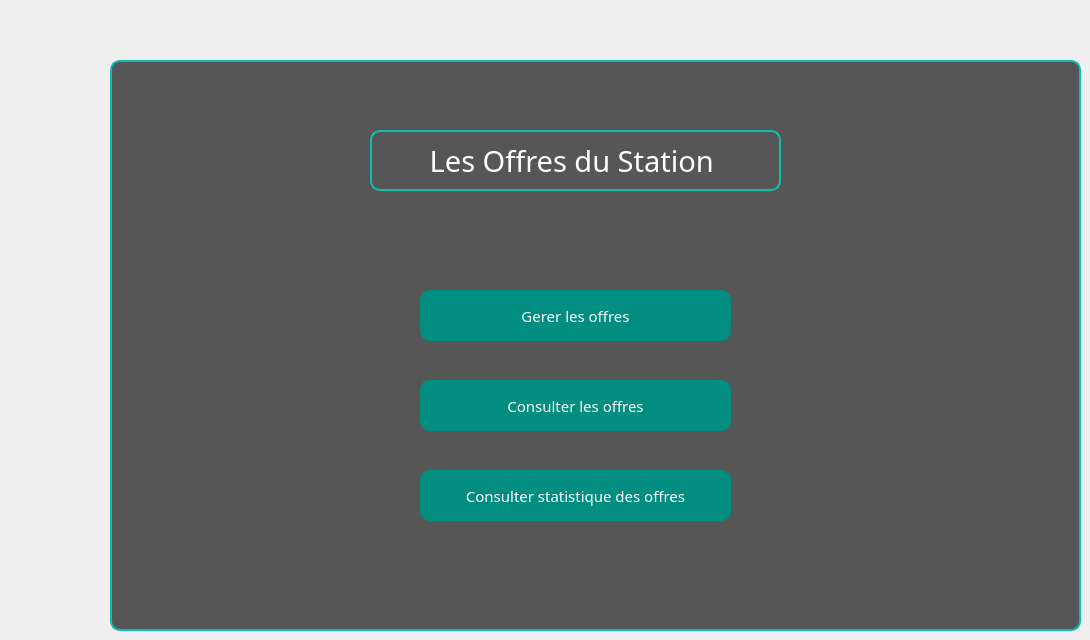
           <widget class="QWidget" name="tab_2">
            <attribute name="icon">
             <iconset resource="media.qrc">
              <normaloff>:/images/img/menu.svg</normaloff>:/images/img/menu.svg</iconset>
            </attribute>
            <attribute name="title">
             <string/>
            </attribute>
            <widget class="QLabel" name="label_28">
             <property name="geometry">
              <rect>
               <x>110</x>
               <y>60</y>
               <width>971</width>
               <height>571</height>
              </rect>
             </property>
             <property name="font">
              <font>
               <family>Poppins</family>
               <kerning>true</kerning>
              </font>
             </property>
             <property name="styleSheet">
              <string notr="true">border:2px solid rgb(14,189,175);
border-radius:10px;
background-color:rgb(86,86,86);
color:#fff;</string>
             </property>
             <property name="text">
              <string/>
             </property>
             <property name="pixmap">
              <pixmap>../../Downloads/black-gold-marble-texture_125540-835.jpg</pixmap>
             </property>
             <property name="scaledContents">
              <bool>true</bool>
             </property>
            </widget>
            <widget class="QPushButton" name="pushButton_menu_gerer">
             <property name="geometry">
              <rect>
               <x>420</x>
               <y>290</y>
               <width>311</width>
               <height>51</height>
              </rect>
             </property>
             <property name="font">
              <font>
               <family>Poppins</family>
               <pointsize>11</pointsize>
              </font>
             </property>
             <property name="styleSheet">
              <string notr="true">border: 1px solid rgb(1, 141, 127);
border-radius:10px;
background-color:rgb(1, 141, 127);
color:#fff;
text-align: center;</string>
             </property>
             <property name="text">
              <string>Gerer les offres</string>
             </property>
            </widget>
            <widget class="QPushButton" name="pushButton_menu_consulter">
             <property name="geometry">
              <rect>
               <x>420</x>
               <y>380</y>
               <width>311</width>
               <height>51</height>
              </rect>
             </property>
             <property name="font">
              <font>
               <family>Poppins</family>
               <pointsize>11</pointsize>
              </font>
             </property>
             <property name="styleSheet">
              <string notr="true">border: 1px solid rgb(1, 141, 127);
border-radius:10px;
background-color:rgb(1, 141, 127);
color:#fff;
text-align: center;</string>
             </property>
             <property name="text">
              <string>Consulter les offres</string>
             </property>
            </widget>
            <widget class="QPushButton" name="pushButton_menu_stat">
             <property name="geometry">
              <rect>
               <x>420</x>
               <y>470</y>
               <width>311</width>
               <height>51</height>
              </rect>
             </property>
             <property name="font">
              <font>
               <family>Poppins</family>
               <pointsize>11</pointsize>
              </font>
             </property>
             <property name="styleSheet">
              <string notr="true">border: 1px solid rgb(1, 141, 127);
border-radius:10px;
background-color:rgb(1, 141, 127);
color:#fff;
text-align: center;</string>
             </property>
             <property name="text">
              <string>Consulter statistique des offres</string>
             </property>
            </widget>
            <widget class="QLabel" name="label_29">
             <property name="geometry">
              <rect>
               <x>370</x>
               <y>130</y>
               <width>411</width>
               <height>61</height>
              </rect>
             </property>
             <property name="palette">
              <palette>
               <active>
                <colorrole role="WindowText">
                 <brush brushstyle="SolidPattern">
                  <color alpha="255">
                   <red>255</red>
                   <green>255</green>
                   <blue>255</blue>
                  </color>
                 </brush>
                </colorrole>
                <colorrole role="Button">
                 <brush brushstyle="SolidPattern">
                  <color alpha="255">
                   <red>86</red>
                   <green>86</green>
                   <blue>86</blue>
                  </color>
                 </brush>
                </colorrole>
                <colorrole role="Text">
                 <brush brushstyle="SolidPattern">
                  <color alpha="255">
                   <red>255</red>
                   <green>255</green>
                   <blue>255</blue>
                  </color>
                 </brush>
                </colorrole>
                <colorrole role="ButtonText">
                 <brush brushstyle="SolidPattern">
                  <color alpha="255">
                   <red>255</red>
                   <green>255</green>
                   <blue>255</blue>
                  </color>
                 </brush>
                </colorrole>
                <colorrole role="Base">
                 <brush brushstyle="SolidPattern">
                  <color alpha="255">
                   <red>86</red>
                   <green>86</green>
                   <blue>86</blue>
                  </color>
                 </brush>
                </colorrole>
                <colorrole role="Window">
                 <brush brushstyle="SolidPattern">
                  <color alpha="255">
                   <red>86</red>
                   <green>86</green>
                   <blue>86</blue>
                  </color>
                 </brush>
                </colorrole>
                <colorrole role="PlaceholderText">
                 <brush brushstyle="SolidPattern">
                  <color alpha="128">
                   <red>248</red>
                   <green>248</green>
                   <blue>248</blue>
                  </color>
                 </brush>
                </colorrole>
               </active>
               <inactive>
                <colorrole role="WindowText">
                 <brush brushstyle="SolidPattern">
                  <color alpha="255">
                   <red>255</red>
                   <green>255</green>
                   <blue>255</blue>
                  </color>
                 </brush>
                </colorrole>
                <colorrole role="Button">
                 <brush brushstyle="SolidPattern">
                  <color alpha="255">
                   <red>86</red>
                   <green>86</green>
                   <blue>86</blue>
                  </color>
                 </brush>
                </colorrole>
                <colorrole role="Text">
                 <brush brushstyle="SolidPattern">
                  <color alpha="255">
                   <red>255</red>
                   <green>255</green>
                   <blue>255</blue>
                  </color>
                 </brush>
                </colorrole>
                <colorrole role="ButtonText">
                 <brush brushstyle="SolidPattern">
                  <color alpha="255">
                   <red>255</red>
                   <green>255</green>
                   <blue>255</blue>
                  </color>
                 </brush>
                </colorrole>
                <colorrole role="Base">
                 <brush brushstyle="SolidPattern">
                  <color alpha="255">
                   <red>86</red>
                   <green>86</green>
                   <blue>86</blue>
                  </color>
                 </brush>
                </colorrole>
                <colorrole role="Window">
                 <brush brushstyle="SolidPattern">
                  <color alpha="255">
                   <red>86</red>
                   <green>86</green>
                   <blue>86</blue>
                  </color>
                 </brush>
                </colorrole>
                <colorrole role="PlaceholderText">
                 <brush brushstyle="SolidPattern">
                  <color alpha="128">
                   <red>248</red>
                   <green>248</green>
                   <blue>248</blue>
                  </color>
                 </brush>
                </colorrole>
               </inactive>
               <disabled>
                <colorrole role="WindowText">
                 <brush brushstyle="SolidPattern">
                  <color alpha="255">
                   <red>255</red>
                   <green>255</green>
                   <blue>255</blue>
                  </color>
                 </brush>
                </colorrole>
                <colorrole role="Button">
                 <brush brushstyle="SolidPattern">
                  <color alpha="255">
                   <red>86</red>
                   <green>86</green>
                   <blue>86</blue>
                  </color>
                 </brush>
                </colorrole>
                <colorrole role="Text">
                 <brush brushstyle="SolidPattern">
                  <color alpha="255">
                   <red>255</red>
                   <green>255</green>
                   <blue>255</blue>
                  </color>
                 </brush>
                </colorrole>
                <colorrole role="ButtonText">
                 <brush brushstyle="SolidPattern">
                  <color alpha="255">
                   <red>255</red>
                   <green>255</green>
                   <blue>255</blue>
                  </color>
                 </brush>
                </colorrole>
                <colorrole role="Base">
                 <brush brushstyle="SolidPattern">
                  <color alpha="255">
                   <red>86</red>
                   <green>86</green>
                   <blue>86</blue>
                  </color>
                 </brush>
                </colorrole>
                <colorrole role="Window">
                 <brush brushstyle="SolidPattern">
                  <color alpha="255">
                   <red>86</red>
                   <green>86</green>
                   <blue>86</blue>
                  </color>
                 </brush>
                </colorrole>
                <colorrole role="PlaceholderText">
                 <brush brushstyle="SolidPattern">
                  <color alpha="128">
                   <red>248</red>
                   <green>248</green>
                   <blue>248</blue>
                  </color>
                 </brush>
                </colorrole>
               </disabled>
              </palette>
             </property>
             <property name="font">
              <font>
               <family>Poppins</family>
               <pointsize>22</pointsize>
              </font>
             </property>
             <property name="styleSheet">
              <string notr="true">border:2px solid rgb(14,189,175);
border-radius:10px;
background-color:rgb(86,86,86);
color:#fff;</string>
             </property>
             <property name="text">
              <string>Les Offres du Station </string>
             </property>
             <property name="alignment">
              <set>Qt::AlignCenter</set>
             </property>
            </widget>
           </widget>
